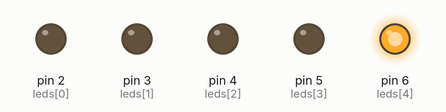
Bench run of a sketch on a simulated Arduino Uno, built with avr-gcc and run on an emulated ATmega328P. On the bench: output pins drawn as LEDs (lit = HIGH).

Above: at 0.5 s.
At 1.5 s:
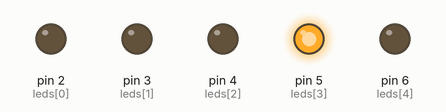
At 2.5 s:
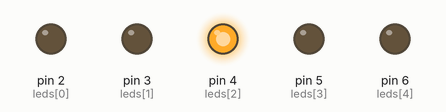
At 3.5 s:
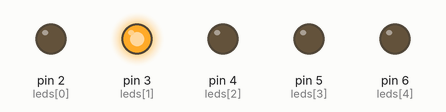
At 4.5 s:
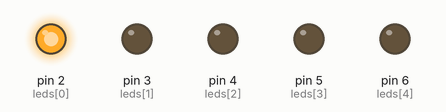
Timing chart, 0 to 6.5 s (numbered marks = the images above):
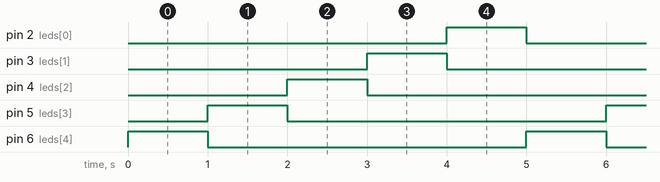

Measured:
- by itself, pin 2 (leds[0]), pin 3 (leds[1]), pin 4 (leds[2]), pin 5 (leds[3]), pin 6 (leds[4]): alternates HIGH for 1.0 s and LOW for 4.0 s
- by itself, everything shown: repeats every 5.0 s, in 6 steps

The sketch:

blink_leds.ino
```cpp
const int leds[] = {2, 3, 4, 5, 6}; // LED pins
const int numLeds = 5;

void setup() {
    for (int i = 0; i < numLeds; i++) {
        pinMode(leds[i], OUTPUT);
    }
}

void loop() {
    for (int i = numLeds - 1; i >= 0; i--) { // Corrected the loop condition

        // Turn ON the current LED
        digitalWrite(leds[i], HIGH);

        // Turn OFF the previous LED (which was to the right)
        if (i < numLeds - 1) {
            digitalWrite(leds[i + 1], LOW);
        }

        delay(1000); // Delay to control speed
    }

    // Turn OFF the first LED at the end
    digitalWrite(leds[0], LOW);
}
```
